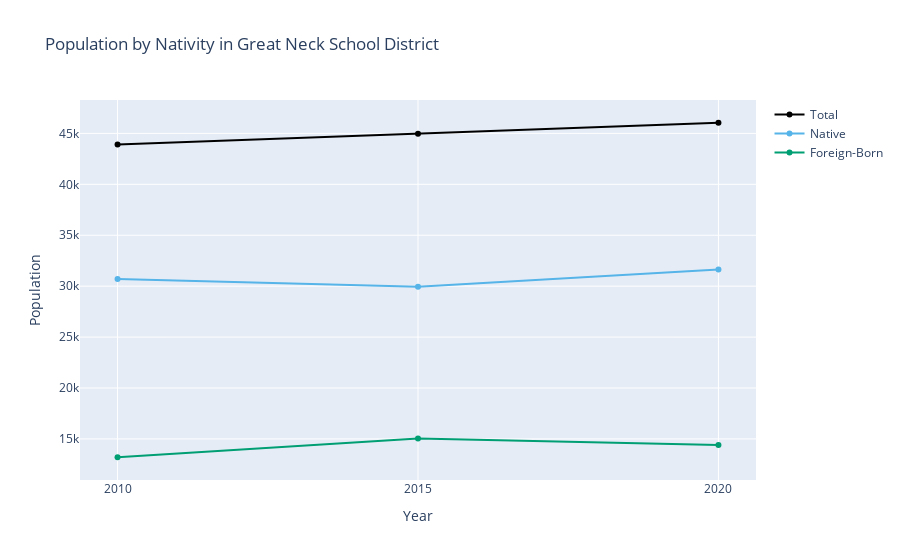

This figure's notebook cell:
### Markdown cell above
### Graphing the data

The most obvious way to view this data is as a line graph. This will allow us to see how the numbers change over time. There are many charting libraries in Python, and I've heard good things about Plotly for a while, so I thought to try using it here.

Note that this code is written in such a way that it would be easy to turn it into a function. For example, it iterates over a list of columns to add lines to the graph.

### Code cell
import plotly.graph_objects as go
import plotly.io as pio

# By default plotly graphs are interactive. While this is great locally, they do not render 
# on github. This fixes that. See https://github.com/plotly/plotly.py/issues/931#issuecomment-2098209279
pio.renderers.default = "vscode+png"

colorblind_palette = [
    "#E69F00",
    "#56B4E9",
    "#009E73",
    "#F0E442",
    "#0072B2",
    "#D55E00",
    "#CC79A7",
]

fig = go.Figure()

x_cols = ["Total", "Native", "Foreign-Born"]
y_col = "Year"
for idx, x_col in enumerate(x_cols):
    color = "black" if x_col == "Total" else colorblind_palette[idx]
    fig.add_trace(
        go.Scatter(
            x=df[y_col],
            y=df[x_col],
            mode="lines+markers",
            name=x_col,
            line=dict(color=color),
            hovertemplate="Year: %{x}<br>" + x_col + ": %{y:,}<extra></extra>",
        )
    )

# Update layout
fig.update_layout(
    title="Population by Nativity in Great Neck School District",
    xaxis_title="Year",
    yaxis_title="Population",
    xaxis=dict(
        tickmode="array",
        tickvals=df["Year"],
        ticktext=[str(year) for year in df["Year"]],
    ),
)

fig.show()

### Figure 1 — Plotly figure (JSON) as saved in the notebook; plotly's stock layout.template omitted (floating-point values rounded to 4 significant figures)
{"data": [{"hovertemplate": "Year: %{x}<br>Total: %{y:,}<extra></extra>", "line": {"color": "black"}, "mode": "lines+markers", "name": "Total", "type": "scatter", "x": [2010, 2015, 2020], "y": [43899, 44975, 46046]}, {"hovertemplate": "Year: %{x}<br>Native: %{y:,}<extra></extra>", "line": {"color": "#56B4E9"}, "mode": "lines+markers", "name": "Native", "type": "scatter", "x": [2010, 2015, 2020], "y": [30699, 29935, 31638]}, {"hovertemplate": "Year: %{x}<br>Foreign-Born: %{y:,}<extra></extra>", "line": {"color": "#009E73"}, "mode": "lines+markers", "name": "Foreign-Born", "type": "scatter", "x": [2010, 2015, 2020], "y": [13200, 15040, 14408]}], "layout": {"title": {"text": "Population by Nativity in Great Neck School District"}, "xaxis": {"tickmode": "array", "ticktext": ["2010", "2015", "2020"], "tickvals": [2010, 2015, 2020], "title": {"text": "Year"}}, "yaxis": {"title": {"text": "Population"}}}}
